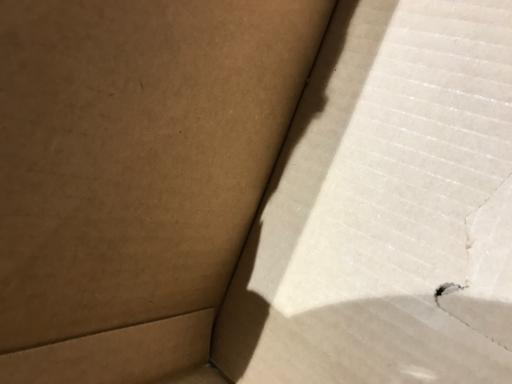
#> input picture yolo_classification/test/cardboard/cardboard101.jpg, 512 x 384 px; its folder holds only this picture in this run
$ python 02_extract_features.py   (older library calls are emulated)
#> lines starting #> are read from the running program, lines starting #| are printed output that depends on the picture

import os
import cv2
import pickle
import numpy as np

from pathlib import Path


# ==========================================
# 1. CONFIGURATION
# ==========================================

DATASET_DIR = "./dataset"
RESULTS_DIR = "./results"

CLASSES = [
    "cardboard",
    "glass",
    "metal",
    "paper",
    "plastic",
    "trash"
]

IMG_SIZE = (128, 128)

SUPPORTED_FORMATS = (
    ".jpg", ".jpeg", ".png",
    ".bmp", ".webp"
)

os.makedirs(RESULTS_DIR, exist_ok=True)


# ==========================================
# 2. HSV COLOR HISTOGRAM
# ==========================================

def extract_hsv_features(image):

    hsv = cv2.cvtColor(
        image,
        cv2.COLOR_BGR2HSV
    )

    hist = cv2.calcHist(
        [hsv],
        [0, 1, 2],
        None,
        [8, 8, 8],
        [0, 180, 0, 256, 0, 256]
    )

    hist = hist.flatten().astype(np.float32)

    hist /= (hist.sum() + 1e-7)

    return hist


# ==========================================
# 3. RGB COLOR HISTOGRAM
# ==========================================

def extract_rgb_features(image):

    rgb = cv2.cvtColor(
        image,
        cv2.COLOR_BGR2RGB
    )

    features = []

    for channel in range(3):

        hist = cv2.calcHist(
            [rgb],
            [channel],
            None,
            [8],
            [0, 256]
        )

        hist = hist.flatten()

        hist = hist / (hist.sum() + 1e-7)

        features.extend(hist)

    return np.array(features, dtype=np.float32)


# ==========================================
# 4. COLOR STATISTICS
# ==========================================

def extract_color_statistics(image):

    rgb = cv2.cvtColor(
        image,
        cv2.COLOR_BGR2RGB
    )

    rgb = rgb.astype(np.float32) / 255.0

    features = []

    for channel in range(3):

        channel_data = rgb[:, :, channel]

        mean = np.mean(channel_data)
        std = np.std(channel_data)

        features.append(mean)
        features.append(std)

    return np.array(features, dtype=np.float32)


# ==========================================
# 5. HOG SHAPE AND EDGE FEATURES
# ==========================================

def extract_hog_features(image):

    gray = cv2.cvtColor(
        image,
        cv2.COLOR_BGR2GRAY
    )

    # Calculate horizontal and vertical gradients
    gx = cv2.Sobel(
        gray,
        cv2.CV_32F,
        1,
        0,
        ksize=3
    )

    gy = cv2.Sobel(
        gray,
        cv2.CV_32F,
        0,
        1,
        ksize=3
    )

    magnitude, angle = cv2.cartToPolar(
        gx,
        gy,
        angleInDegrees=True
    )

    # Unsigned gradient orientations: 0 to 180
    angle = angle % 180

    cell_size = 16
    bins = 9

    height, width = gray.shape

    hog_features = []

    # Divide image into 8 x 8 cells
    for y in range(0, height, cell_size):

        for x in range(0, width, cell_size):

            cell_angle = angle[
                y:y + cell_size,
                x:x + cell_size
            ]

            cell_magnitude = magnitude[
                y:y + cell_size,
                x:x + cell_size
            ]

            histogram, _ = np.histogram(
                cell_angle,
                bins=bins,
                range=(0, 180),
                weights=cell_magnitude
            )

            # Normalize each cell histogram
            histogram = histogram.astype(np.float32)

            histogram /= (
                np.linalg.norm(histogram) + 1e-7
            )

            hog_features.extend(histogram)

    return np.array(
        hog_features,
        dtype=np.float32
    )


# ==========================================
# 6. LBP TEXTURE FEATURES
# ==========================================

def extract_lbp_features(image):

    gray = cv2.cvtColor(
        image,
        cv2.COLOR_BGR2GRAY
    )

    gray = gray.astype(np.int16)

    center = gray[1:-1, 1:-1]

    # Eight neighboring pixels
    neighbors = [
        (-1, -1),
        (-1, 0),
        (-1, 1),
        (0, 1),
        (1, 1),
        (1, 0),
        (1, -1),
        (0, -1)
    ]

    lbp = np.zeros(
        center.shape,
        dtype=np.uint8
    )

    for bit, (dy, dx) in enumerate(neighbors):

        neighbor = gray[
            1 + dy:gray.shape[0] - 1 + dy,
            1 + dx:gray.shape[1] - 1 + dx
        ]

        lbp |= (
            (neighbor >= center).astype(np.uint8)
            << bit
        )

    # Generate 256-bin LBP histogram
    hist, _ = np.histogram(
        lbp,
        bins=256,
        range=(0, 256)
    )

    hist = hist.astype(np.float32)

    hist /= (hist.sum() + 1e-7)

    return hist


# ==========================================
# 7. EDGE DENSITY
# ==========================================

def extract_edge_features(image):

    gray = cv2.cvtColor(
        image,
        cv2.COLOR_BGR2GRAY
    )

    edges = cv2.Canny(
        gray,
        100,
        200
    )

    edge_density = np.mean(
        edges > 0
    )

    return np.array(
        [edge_density],
        dtype=np.float32
    )


# ==========================================
# 8. COMBINE ALL FEATURES
# ==========================================

def extract_features(image):

    if image is None:
        raise ValueError("Invalid input image.")

    image = cv2.resize(
        image,
        IMG_SIZE
    )

    hsv_features = extract_hsv_features(image)

    rgb_features = extract_rgb_features(image)

    color_features = extract_color_statistics(image)

    hog_features = extract_hog_features(image)

    lbp_features = extract_lbp_features(image)

    edge_features = extract_edge_features(image)

    # Combine every feature into one vector
    combined_features = np.concatenate([
        hsv_features,
        rgb_features,
        color_features,
        hog_features,
        lbp_features,
        edge_features
    ])

    return combined_features.astype(np.float32)


# ==========================================
# 9. GENERATE FEATURE NAMES
# ==========================================

def generate_feature_names():

    names = []

    # HSV: 8 x 8 x 8 = 512
    for h in range(8):

        for s in range(8):

            for v in range(8):

                names.append(
                    f"HSV_H{h}_S{s}_V{v}"
                )

    # RGB: 3 x 8 = 24
    for channel in ["Red", "Green", "Blue"]:

        for bin_index in range(8):

            names.append(
                f"{channel}_Histogram_{bin_index}"
            )

    # RGB statistics: 6
    for channel in ["Red", "Green", "Blue"]:

        names.append(f"{channel}_Mean")
        names.append(f"{channel}_Std")

    # HOG: 8 x 8 x 9 = 576
    for row in range(8):

        for col in range(8):

            for orientation in range(9):

                names.append(
                    f"HOG_Cell_{row}_{col}_Bin_{orientation}"
                )

    # LBP: 256
    for i in range(256):

        names.append(
            f"LBP_Histogram_{i}"
        )

    # Edge density: 1
    names.append("Edge_Density")

    return names


# ==========================================
# 10. PROCESS COMPLETE DATASET
# ==========================================

def process_dataset():

    features = []
    labels = []

    print("\n" + "=" * 60)
    print("SMART WASTE - ADVANCED FEATURE EXTRACTION")
    print("=" * 60)

    for label_index, class_name in enumerate(CLASSES):

        class_path = Path(DATASET_DIR) / class_name

        if not class_path.exists():

            print(
                f"\nWARNING: Missing folder: {class_name}"
            )

            continue

        print(
            f"\nProcessing category: {class_name.upper()}"
        )

        image_count = 0
        skipped_count = 0

        image_paths = sorted(
            p for p in class_path.rglob("*")
            if p.is_file()
            and p.suffix.lower() in SUPPORTED_FORMATS
        )

        for image_path in image_paths:

            image = cv2.imread(str(image_path))
#> image is the input picture: shape (384, 512, 3); mean B, G, R 103, 127.3, 148.7

            if image is None:

                skipped_count += 1
                continue

            try:

                feature_vector = extract_features(image)
#> in extract_features, `image = cv2.resize( image, IMG_SIZE )`:
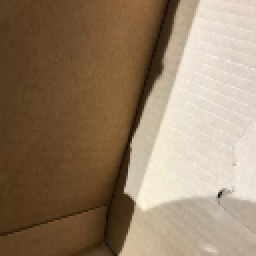
#> image: shape (128, 128, 3) (shown 2 times larger); mean of channels 0, 1, 2 103.2, 127.5, 148.9; drawn as B, G, R
#> in extract_hsv_features, `hsv = cv2.cvtColor( image, cv2.COLOR_BGR2HSV )`: hsv: shape (128, 128, 3); mean H, S, V 16.3, 103.1, 148.9
#> in extract_hsv_features, `hist = hist.flatten().astype(np.float32)`: hist = 512 values, max 3463 at index 7, min 0 at index 0, mean 32
#> in extract_hsv_features, `hist /= (hist.sum() + 1e-7)`: hist = 512 values, max 0.211 at index 7, min 0 at index 0, mean 0.00195
#> in extract_features, `hsv_features = extract_hsv_features(image)`: hsv_features has the same summary as hist in extract_hsv_features
#> the loop in extract_rgb_features, `for channel in range(3): ` made 3 passes
#> hist on passes 1 to 3: [56, 708, 3754, 3668, 1126, 1500, 1730, 3842], [0.0139, 0.212, 0.298, 0.0435, 0.00555, 0.15, 0.159, 0.118], [2089, 7056, 137, 56, 2029, 723, 4278, 16]
#> after the loop in extract_rgb_features, `for channel in range(3):`: features = [0.00342, 0.0432, 0.229, 0.224, 0.0687, 0.0916, 0.106, 0.234, 0.0139, 0.212, 0.298, 0.0435, 0.00555, 0.15, 0.159, 0.118, 0.128, 0.431, 0.00836, 0.00342, 0.124, 0.0441, 0.261, 0.000977]
#> in extract_features, `rgb_features = extract_rgb_features(image)`: rgb_features = 24 values, max 0.431 at index 17, min 0.000977 at index 23, mean 0.125
#> the loop in extract_color_statistics, `for channel in range(3): ` made 3 passes
#> (mean, std) on passes 1 to 3: (0.584, 0.246), (0.5, 0.275), (0.405, 0.297)
#> pass 1, in extract_color_statistics, `channel_data = rgb[:, :, channel]`:
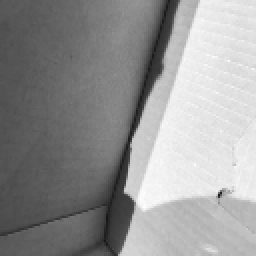
#> channel_data: shape (128, 128) float32 (shown 2 times larger); min 0.0784, max 0.992, mean 0.584
#> after the loop in extract_color_statistics, `for channel in range(3):`: features = [0.584, 0.246, 0.5, 0.275, 0.405, 0.297]
#> in extract_hog_features, `gy = cv2.Sobel( gray, cv2.CV_32F, 0, 1, ksize=3 )`:
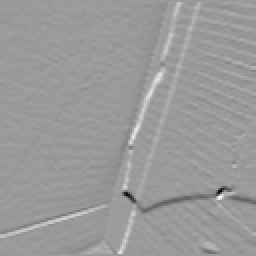
#> gy: shape (128, 128) float32 (shown 2 times larger); min -514, max 334, mean 0.3; drawn with min black and max white
#> in extract_hog_features, `angle = angle % 180`:
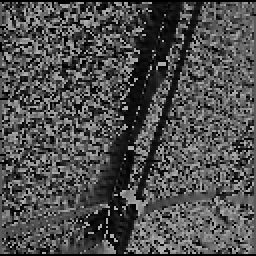
#> angle: shape (128, 128) float32 (shown 2 times larger); min 0, max 179.6, mean 78.9
#> after the loop in extract_hog_features, `for y in range(0, height, cell_size):`: hog_features = 576 values, max 0.979 at index 117, min 0.00121 at index 394, mean 0.26
#> the loop in extract_lbp_features, `for bit, (dy, dx) in enumerate(neighbors): ` made 8 passes
#> pass 1, in extract_lbp_features, `lbp |= ( (neighbor >= center).astype(np.uint8) << bit )`:
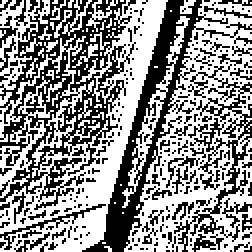
#> lbp: shape (126, 126) (shown 2 times larger); values 0 (black) and 1 (white), 55.8% white; black in thin lines or dots
#> after the loop in extract_lbp_features, `for bit, (dy, dx) in enumerate(neighbors):`:
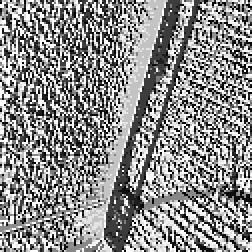
#> lbp: shape (126, 126) (shown 2 times larger); min 0, max 255, mean 139.9
#> in extract_lbp_features, `hist, _ = np.histogram( lbp, bins=256, range=(0, 256) )`: hist = 256 values, max 1718 at index 255, min 2 at index 53, mean 62.02
#> in extract_lbp_features, `hist /= (hist.sum() + 1e-7)`: hist = 256 values, max 0.108 at index 255, min 0.000126 at index 53, mean 0.00391
#> in extract_features, `lbp_features = extract_lbp_features(image)`: lbp_features has the same summary as hist in extract_lbp_features
#> in extract_edge_features, `edges = cv2.Canny( gray, 100, 200 )`:
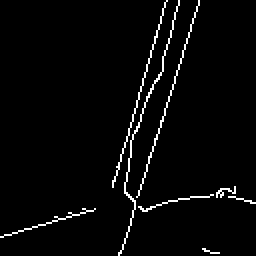
#> edges: shape (128, 128) (shown 2 times larger); 3% white in thin lines or dots
#> in extract_edge_features, `edge_density = np.mean( edges > 0 )`: edge_density = 0.0295
#> in extract_features, `edge_features = extract_edge_features(image)`: edge_features = [0.0295]
#> in extract_features, `combined_features = np.concatenate([ hsv_features, rgb_features, color..`: combined_features = 1375 values, max 0.979 at index 659, min 0 at index 0, mean 0.114
#> feature_vector has the same summary as combined_features in extract_features

                features.append(feature_vector)

                labels.append(label_index)

                image_count += 1

            except Exception as error:

                skipped_count += 1

                print(
                    "Skipped:",
                    image_path.name,
                    "|",
                    error
                )

        print("Successfully processed:", image_count)
        print("Skipped images:", skipped_count)

    if len(features) == 0:

        raise ValueError(
            "No valid images found in the dataset!"
        )

    X = np.array(
        features,
        dtype=np.float32
    )

    y = np.array(
        labels,
        dtype=np.int32
    )

    feature_names = generate_feature_names()

    if X.shape[1] != len(feature_names):

        raise ValueError(
            "Feature name count does not match feature vector!"
        )

    # Save extracted dataset
    feature_path = os.path.join(
        RESULTS_DIR,
        "extracted_features.pkl"
    )

    with open(feature_path, "wb") as f:

        pickle.dump(
            (X, y),
            f
        )

    # Save feature names for visualization
    names_path = os.path.join(
        RESULTS_DIR,
        "feature_names.pkl"
    )

    with open(names_path, "wb") as f:

        pickle.dump(
            feature_names,
            f
        )

    # Save extraction configuration
    config = {
        "classes": CLASSES,
        "image_size": IMG_SIZE,
        "feature_count": X.shape[1],
        "features": [
            "HSV Histogram",
            "RGB Histogram",
            "RGB Statistics",
            "HOG",
            "LBP",
            "Edge Density"
        ]
    }

    with open(
        os.path.join(RESULTS_DIR, "feature_config.pkl"),
        "wb"
    ) as f:

        pickle.dump(config, f)

    # ======================================
    # FINAL SUMMARY
    # ======================================

    print("\n" + "=" * 60)
    print("FEATURE EXTRACTION COMPLETED")
    print("=" * 60)

    print("Total images:", len(X))
    print("Total features per image:", X.shape[1])
#| Total features per image: 1375

    print("\nClass distribution:")

    for index, class_name in enumerate(CLASSES):

        count = np.sum(y == index)

        print(
            f"{class_name:12}: {count}"
        )

    print("\nFeature types:")
    print("HSV Histogram       : 512")
    print("RGB Histogram       : 24")
    print("RGB Statistics      : 6")
    print("HOG Features        : 576")
    print("LBP Features        : 256")
    print("Edge Density        : 1")

    print("\nTotal:", X.shape[1])
#| Total: 1375

    print("\nSaved files:")
    print(feature_path)
    print(names_path)
    print("./results/feature_config.pkl")
    print("=" * 60)


# ==========================================
# 11. MAIN
# ==========================================

if __name__ == "__main__":

    process_dataset()
